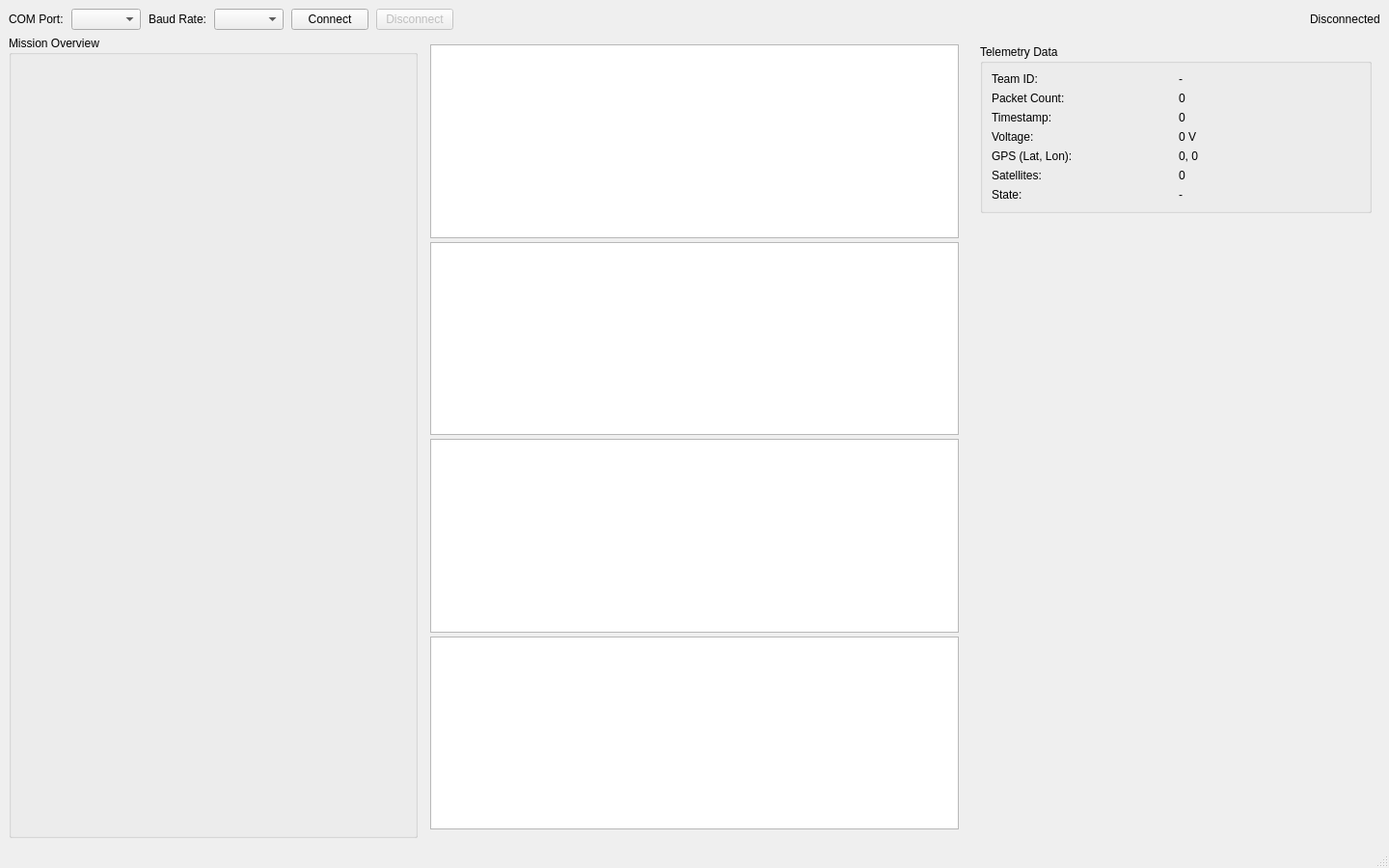
<?xml version="1.0" encoding="UTF-8"?>
<ui version="4.0">
 <class>MainWindow</class>
 <widget class="QMainWindow" name="MainWindow">
  <property name="geometry">
   <rect>
    <x>0</x>
    <y>0</y>
    <width>1440</width>
    <height>900</height>
   </rect>
  </property>
  <property name="windowTitle">
   <string>GCS Telemetry Dashboard</string>
  </property>
  <widget class="QWidget" name="centralwidget">
   <layout class="QVBoxLayout" name="verticalLayout">
    <!-- ─── TOP CONTROL BAR ─── -->
    <item>
     <layout class="QHBoxLayout" name="topBarLayout">
      <property name="spacing">
       <number>8</number>
      </property>
      <item>
       <widget class="QLabel" name="label">
        <property name="text">
         <string>COM Port:</string>
        </property>
       </widget>
      </item>
      <item>
       <widget class="QComboBox" name="portComboBox"/>
      </item>
      <item>
       <widget class="QLabel" name="label_2">
        <property name="text">
         <string>Baud Rate:</string>
        </property>
       </widget>
      </item>
      <item>
       <widget class="QComboBox" name="baudComboBox"/>
      </item>
      <item>
       <widget class="QPushButton" name="connectButton">
        <property name="text">
         <string>Connect</string>
        </property>
       </widget>
      </item>
      <item>
       <widget class="QPushButton" name="disconnectButton">
        <property name="enabled">
         <bool>false</bool>
        </property>
        <property name="text">
         <string>Disconnect</string>
        </property>
       </widget>
      </item>
      <item>
       <spacer name="horizontalSpacer">
        <property name="orientation">
         <enum>Qt::Horizontal</enum>
        </property>
        <property name="sizeHint" stdset="0">
         <size>
          <width>40</width>
          <height>20</height>
         </size>
        </property>
       </spacer>
      </item>
      <item>
       <widget class="QLabel" name="statusLabel">
        <property name="text">
         <string>Disconnected</string>
        </property>
       </widget>
      </item>
     </layout>
    </item>
    <!-- ─── MAIN 3-COLUMN LAYOUT (Left 30% | Charts 40% | Telemetry 30%) ─── -->
    <item>
     <layout class="QHBoxLayout" name="mainContentLayout" stretch="3,4,3">
      <property name="spacing">
       <number>4</number>
      </property>
      <!-- ═══ LEFT PANEL (30%) — Mission Status, 3D Orientation, GPS ═══ -->
      <item>
       <widget class="QGroupBox" name="leftGroupBox">
        <property name="title">
         <string>Mission Overview</string>
        </property>
        <property name="minimumSize">
         <size>
          <width>260</width>
          <height>0</height>
         </size>
        </property>
        <property name="maximumSize">
         <size>
          <width>500</width>
          <height>16777215</height>
         </size>
        </property>
        <layout class="QVBoxLayout" name="leftPanelLayout">
         <property name="spacing">
          <number>8</number>
         </property>
        </layout>
       </widget>
      </item>
      <!-- ═══ MIDDLE (40%) — 5 Equal-Height Stacked Charts ═══ -->
      <item>
       <widget class="QWidget" name="chartsContainer">
        <layout class="QVBoxLayout" name="chartsVBoxLayout" stretch="1,1,1,1">
         <property name="spacing">
          <number>4</number>
         </property>
         <item>
          <widget class="QChartView" name="altVoltTimeChartView"/>
         </item>
         <item>
          <widget class="QChartView" name="altTempPresChartView"/>
         </item>
         <item>
          <widget class="QChartView" name="altAccelChartView"/>
         </item>
         <item>
          <widget class="QChartView" name="altGyroChartView"/>
         </item>
        </layout>
       </widget>
      </item>
      <!-- ═══ RIGHT PANEL (30%) — Telemetry Data ═══ -->
      <item>
       <widget class="QWidget" name="rightContainer">
        <layout class="QVBoxLayout" name="rightPanelLayout">
         <property name="spacing">
          <number>0</number>
         </property>
         <item>
          <widget class="QGroupBox" name="groupBox">
           <property name="title">
            <string>Telemetry Data</string>
           </property>
           <property name="minimumSize">
            <size>
             <width>260</width>
             <height>0</height>
            </size>
           </property>
           <property name="maximumSize">
            <size>
             <width>500</width>
             <height>16777215</height>
            </size>
           </property>
           <layout class="QGridLayout" name="gridLayout">
            <item row="0" column="0">
             <widget class="QLabel" name="label_team">
              <property name="text"><string>Team ID:</string></property>
             </widget>
            </item>
            <item row="0" column="1">
             <widget class="QLabel" name="lblTeamId">
              <property name="text"><string>-</string></property>
             </widget>
            </item>
            <item row="1" column="0">
             <widget class="QLabel" name="label_3">
              <property name="text"><string>Packet Count:</string></property>
             </widget>
            </item>
            <item row="1" column="1">
             <widget class="QLabel" name="lblPacketId">
              <property name="text"><string>0</string></property>
             </widget>
            </item>
            <item row="2" column="0">
             <widget class="QLabel" name="label_4">
              <property name="text"><string>Timestamp:</string></property>
             </widget>
            </item>
            <item row="2" column="1">
             <widget class="QLabel" name="lblTimestamp">
              <property name="text"><string>0</string></property>
             </widget>
            </item>
            <item row="3" column="0">
             <widget class="QLabel" name="label_5">
              <property name="text"><string>Voltage:</string></property>
             </widget>
            </item>
            <item row="3" column="1">
             <widget class="QLabel" name="lblVoltage">
              <property name="text"><string>0 V</string></property>
             </widget>
            </item>
            <item row="4" column="0">
             <widget class="QLabel" name="label_6">
              <property name="text"><string>GPS (Lat, Lon):</string></property>
             </widget>
            </item>
            <item row="4" column="1">
             <widget class="QLabel" name="lblGps">
              <property name="text"><string>0, 0</string></property>
             </widget>
            </item>
            <item row="5" column="0">
             <widget class="QLabel" name="label_7">
              <property name="text"><string>Satellites:</string></property>
             </widget>
            </item>
            <item row="5" column="1">
             <widget class="QLabel" name="lblSats">
              <property name="text"><string>0</string></property>
             </widget>
            </item>
            <item row="6" column="0">
             <widget class="QLabel" name="label_8">
              <property name="text"><string>State:</string></property>
             </widget>
            </item>
            <item row="6" column="1">
             <widget class="QLabel" name="lblState">
              <property name="text"><string>-</string></property>
             </widget>
            </item>
           </layout>
          </widget>
         </item>
         <!-- Spacer pushes groupBox to top so it doesn't stretch full height -->
         <item>
          <spacer name="rightVerticalSpacer">
           <property name="orientation">
            <enum>Qt::Vertical</enum>
           </property>
           <property name="sizeHint" stdset="0">
            <size>
             <width>20</width>
             <height>40</height>
            </size>
           </property>
          </spacer>
         </item>
        </layout>
       </widget>
      </item>
     </layout>
    </item>
   </layout>
  </widget>
  <widget class="QMenuBar" name="menubar">
   <property name="geometry">
    <rect>
     <x>0</x>
     <y>0</y>
     <width>1440</width>
     <height>22</height>
    </rect>
   </property>
  </widget>
  <widget class="QStatusBar" name="statusbar"/>
 </widget>
 <customwidgets>
  <customwidget>
   <class>QChartView</class>
   <extends>QGraphicsView</extends>
   <header>QtCharts/QChartView</header>
  </customwidget>
 </customwidgets>
 <resources/>
 <connections/>
</ui>
